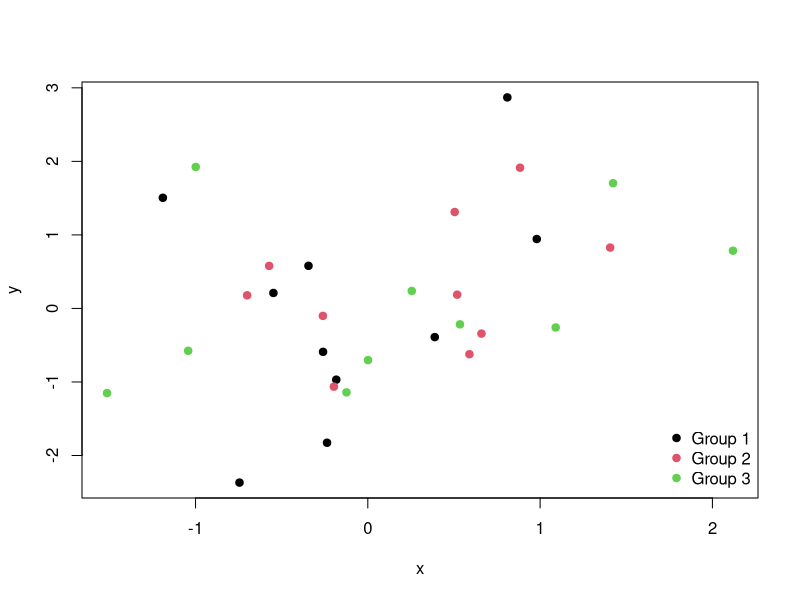
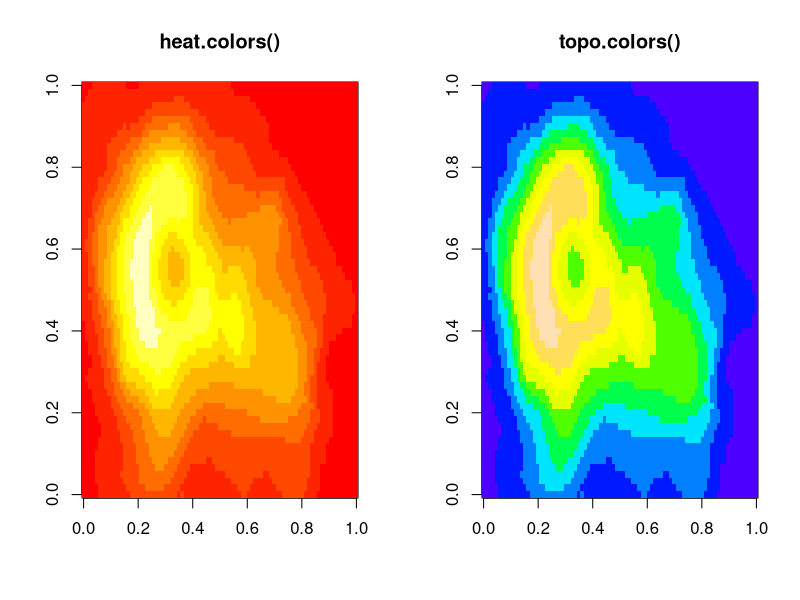
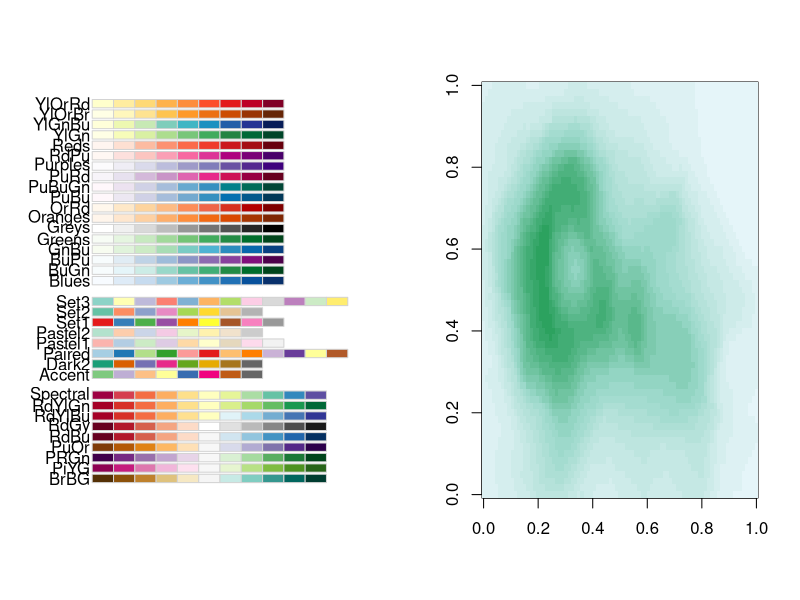
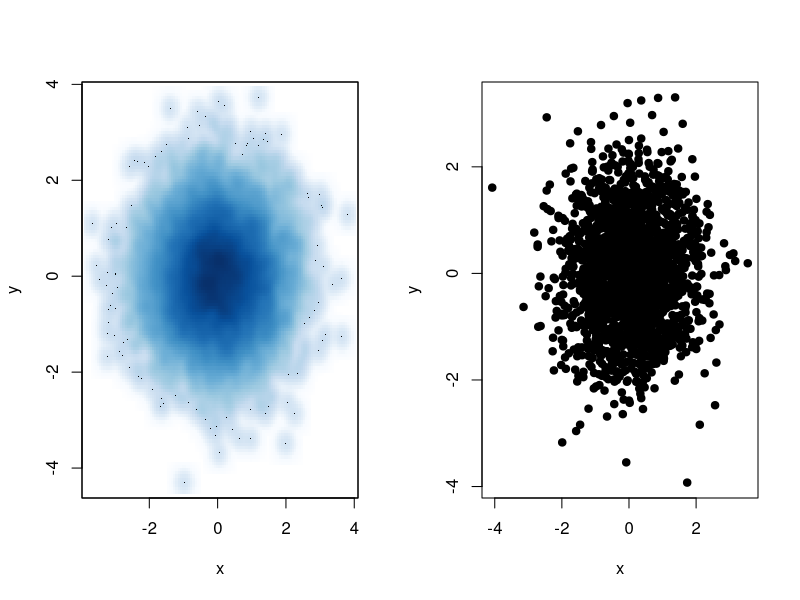
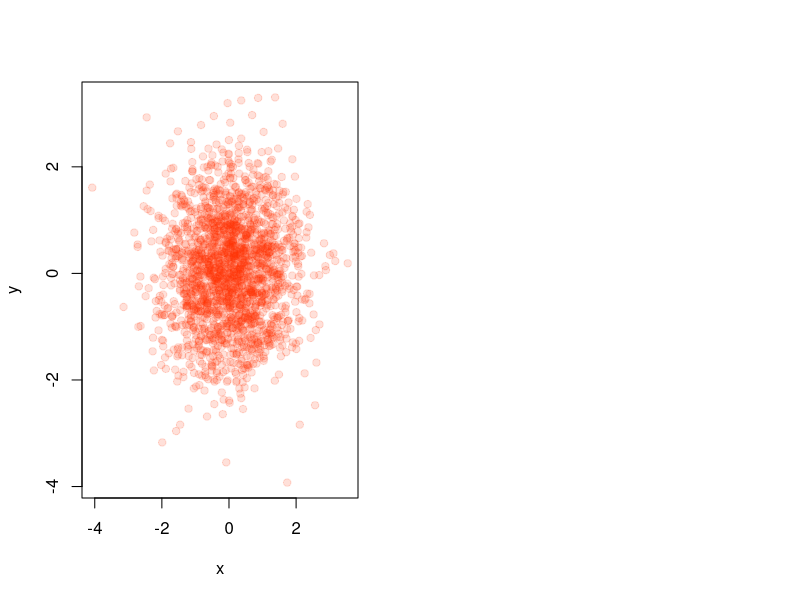

Recreate these plots in R, in order.
## Plotting and Color in R
#-------------------------

# The default color scheme in R is horrendous, but we can use specification to handle color but for that we should know how it works

# Colors 1,2 and 3
#--
#Quite often, with plots made in R, you'll see something like the following Christmasthemed plot

set.seed(19)
x <- rnorm(30)
y <- rnorm(30)

plot(x, y, col = rep(1:3, each = 10), pch =19)
legend("bottomright", legend = paste("Group", 1:3), col = 1:3, pch = 19, bty = "n")

# Black is denoted by 1, red by 2 and green by 3

## Another set of color scheme used in R, this time via the image() function
par(mfrow = c(1,2))  
image(volcano, col = heat.colors(10), main = "heat.colors()")
image(volcano, col = topo.colors(10), main = "topo.colors()")


## Connecting colors with data

# It is very important to choose right color for the right plot to display different dimensions 


## Color Utilities with Data
#----------------------------

# R has a number of utilities for dealing with colors and color palettes in your plots. For
# starters, the grDevices package has two functions

# colorRamp: Take a palette of colors and return a function that takes values between
# 0 and 1, indicating the extremes of the color palette (e.g. see the gray() function)

# colorRampPalette: Take a palette of colors and return a function that takes integer
# arguments and returns a vector of colors interpolating the palette (like
# heat.colors() or topo.colors())

## colorRamp()
##------------

# Imagine you are painter and you have Red and Blue color, which you can use to mix and make different colore. So ColorRamp and 
# ColorRampPalette() does that

# Let's start with "red" and "blue" colors and pass them to colorRamp()

pal <- colorRamp(c("red", "blue"))
pal(0) # It gives a function of colors 

## blue
pal(1)

#purple-ish
pal(0.5)


# We can also pass a sequence of number to pal function
pal(seq(0,1, len=10))


## The idea here is that colorRamp() gives you a function that allows you to interpolate
#between the two colors red and blue. You do not have to provide just two colors in your
#initial color palette; you can start with multiple colors and colorRamp() will interpolate
#between all of them.

## colorRampPalette()
##------------------

#The colorRampPalette() function works in manner similar to colorRamp((), however the
#function that it returns gives you a fixed number of colors that interpolate the palette.

pal <- colorRampPalette(c("red", "yellow"))

#now, the pal() function takes an integer argument specifing the number of interpolated colors to return.

## Just return red and yellow
pal(2)


#Note that the colors are represented as hexadecimal strings. After the # symbol, the first
#two characters indicate the red amount, the second two the green amount, and the last
#two the blue amount. Because each position can have 16 possible values (0-9 and A-F),
#the two positions together allow for 256 possibilities per color. In this example above,
#since we only asked for two colors, it gave us red and yellow, the two extremes of the
#palette.  


## Return 10 colors in between red and yellow
pal(10)

#You'll see that the first color is still red ("FF" in the red position) and the last color is
#still yellow ("FF" in both the red and green positions). But now there are 8 more colors
#in between.

#Note that the rgb() function can be used to produce any color via red, green, blue
#proportions and return a hexadecimal representation.

rgb(0, 0, 234, maxColorValue = 255)


### RColorBrewer Package - 
#-----------------------

#RColorBrewer packge offers three types of palettes
# Sequential: for numerical data that are ordered
# Diverging: for numerical data that can be positive or negative, often representing deviations from some norm or baseline
# Qualitative: for qualitative unordered data

#All of these palettes can be used in conjunction with the colorRamp() and colorRampPalette().

library(RColorBrewer)
display.brewer.all()


### Using the RColorBrewer palettes
#----------------------------------

#The only real function in the RColorBrewer package is the brewer.pal() function which
#has two arguments
#. name: the name of the color palette you want to use
#. n: the number of colors you want from the palette (integer)


#BuGn" palette, which is a sequential palette
cols <- brewer.pal(3, "BuGn")
cols

pal <- colorRampPalette(cols) #Passing above palettes to coloramppalett

# Plotting Volcano using pal
image(volcano, col = pal(20)) #Continous ordered, numerical data for which sequential plaette is appropriate


## The smoothScatter() function
#------------------------------

#A function that takes advantage of the color palettes in RColorBrewer is the smooth-
#Scatter() function, which is very useful for making scatterplots of very large datasets.
#The smoothScatter() function essentially gives you a 2-D histogram of the data using a
#sequential palette (here "Blues").

set.seed(1)
x <- rnorm(10000)
y <- rnorm(10000)
smoothScatter(x, y)


## Adding transparency
##-----------------------

##Color transparency can be added via the alpha parameter to rgb() to produce color
#specifications with varying levels of transparency

rgb(1, 1, 0, 0.1) #0.1 is tranparency
#Transparency can be useful when you have plots with a high density of points or lines.

set.seed(2)
x <- rnorm(2000)
y <- rnorm(2000)
plot(x, y, pch = 19) #Lots of overplotted points with no transparency

plot(x, y, pch = 19, col = rgb(1, 0.2, 0, 0.15)) ## Having Transparency







